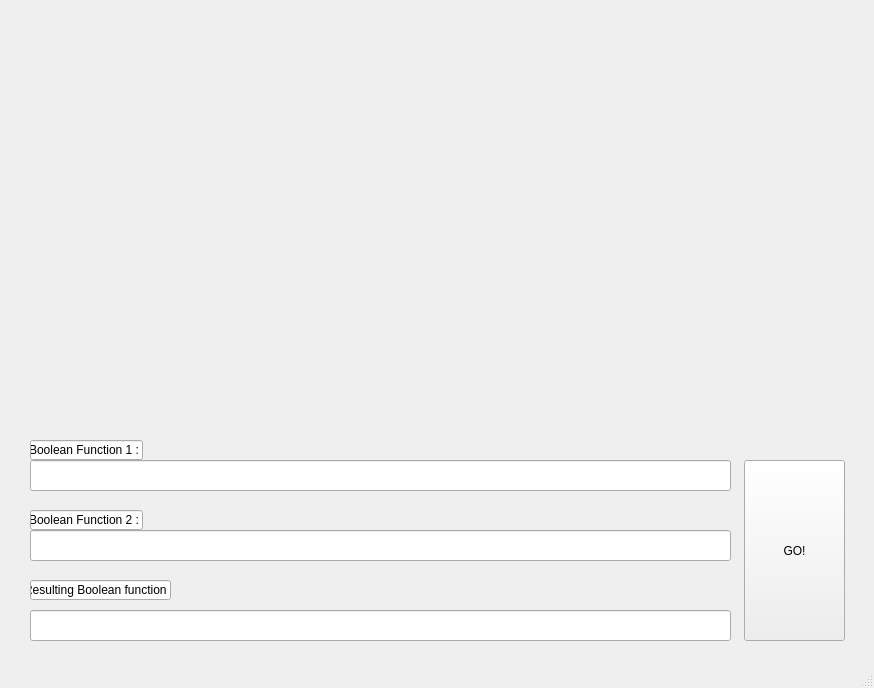
<?xml version="1.0" encoding="UTF-8"?>
<ui version="4.0">
 <class>MainWindow</class>
 <widget class="QMainWindow" name="MainWindow">
  <property name="geometry">
   <rect>
    <x>0</x>
    <y>0</y>
    <width>874</width>
    <height>688</height>
   </rect>
  </property>
  <property name="windowTitle">
   <string>MainWindow</string>
  </property>
  <widget class="QWidget" name="centralwidget">
   <widget class="QLineEdit" name="lineEdit">
    <property name="geometry">
     <rect>
      <x>30</x>
      <y>440</y>
      <width>113</width>
      <height>20</height>
     </rect>
    </property>
    <property name="text">
     <string>Boolean Function 1 :</string>
    </property>
    <property name="readOnly">
     <bool>true</bool>
    </property>
   </widget>
   <widget class="QLineEdit" name="lineEdit_2">
    <property name="geometry">
     <rect>
      <x>30</x>
      <y>510</y>
      <width>113</width>
      <height>20</height>
     </rect>
    </property>
    <property name="inputMethodHints">
     <set>Qt::ImhNone</set>
    </property>
    <property name="text">
     <string>Boolean Function 2 :</string>
    </property>
    <property name="readOnly">
     <bool>true</bool>
    </property>
   </widget>
   <widget class="QLineEdit" name="lineEdit_3">
    <property name="geometry">
     <rect>
      <x>30</x>
      <y>580</y>
      <width>141</width>
      <height>20</height>
     </rect>
    </property>
    <property name="inputMethodHints">
     <set>Qt::ImhNone</set>
    </property>
    <property name="text">
     <string>Resulting Boolean function</string>
    </property>
    <property name="readOnly">
     <bool>true</bool>
    </property>
   </widget>
   <widget class="QPushButton" name="pushButton">
    <property name="geometry">
     <rect>
      <x>744</x>
      <y>460</y>
      <width>101</width>
      <height>181</height>
     </rect>
    </property>
    <property name="text">
     <string>GO!</string>
    </property>
   </widget>
   <widget class="QLineEdit" name="func1">
    <property name="geometry">
     <rect>
      <x>30</x>
      <y>460</y>
      <width>701</width>
      <height>31</height>
     </rect>
    </property>
   </widget>
   <widget class="QLineEdit" name="result">
    <property name="geometry">
     <rect>
      <x>30</x>
      <y>610</y>
      <width>701</width>
      <height>31</height>
     </rect>
    </property>
    <property name="readOnly">
     <bool>true</bool>
    </property>
   </widget>
   <widget class="QLineEdit" name="func2">
    <property name="geometry">
     <rect>
      <x>30</x>
      <y>530</y>
      <width>701</width>
      <height>31</height>
     </rect>
    </property>
   </widget>
   <widget class="QLabel" name="image1">
    <property name="geometry">
     <rect>
      <x>30</x>
      <y>20</y>
      <width>391</width>
      <height>411</height>
     </rect>
    </property>
    <property name="text">
     <string/>
    </property>
    <property name="pixmap">
     <pixmap>Graph.png</pixmap>
    </property>
    <property name="scaledContents">
     <bool>true</bool>
    </property>
   </widget>
   <widget class="QLabel" name="image2">
    <property name="geometry">
     <rect>
      <x>450</x>
      <y>20</y>
      <width>391</width>
      <height>411</height>
     </rect>
    </property>
    <property name="text">
     <string/>
    </property>
    <property name="pixmap">
     <pixmap>Graph.png</pixmap>
    </property>
    <property name="scaledContents">
     <bool>true</bool>
    </property>
   </widget>
  </widget>
  <widget class="QStatusBar" name="statusbar"/>
 </widget>
 <resources/>
 <connections/>
</ui>
